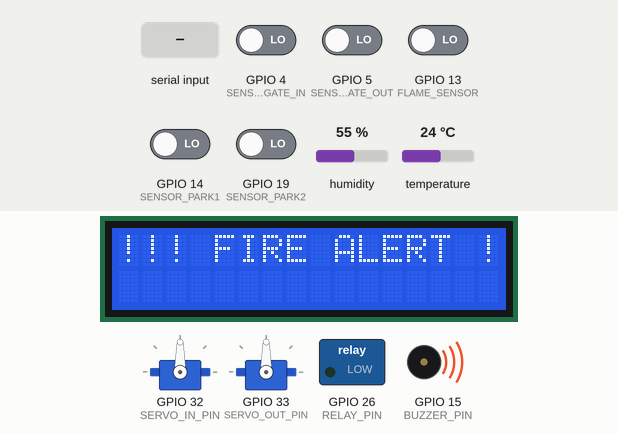
A sketch run on a simulated ESP32. Shown: 16×2 character LCD, 2 × servo, switched loads named in the sketch (green lamp = pin HIGH), buzzer (waves = sounding, pin HIGH). Inputs (shaded band) come from the test bench; at power-on: GPIO 4 (SENSOR_GATE_IN), GPIO 5 (SENSOR_GATE_OUT), GPIO 13 (FLAME_SENSOR), GPIO 14 (SENSOR_PARK1), GPIO 19 (SENSOR_PARK2) LOW, humidity 55 %, temperature 24 °C. WiFi joins after 1.5 s; servers stay silent unless stated; uploads are accepted with an empty reply; the local clock reads 2024-03-15 10:24:30 at power-on unless the sketch sets it; what the sketch prints to the serial monitor is not drawn.

Above: at 2.7 s.
2.8 s: GPIO 13 (FLAME_SENSOR) driven HIGH
At 3.2 s:
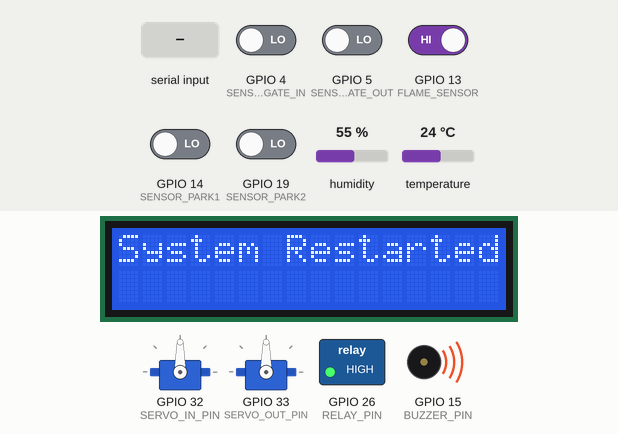
5.8 s: "OPEN_IN\n" received over Serial
At 7.4 s:
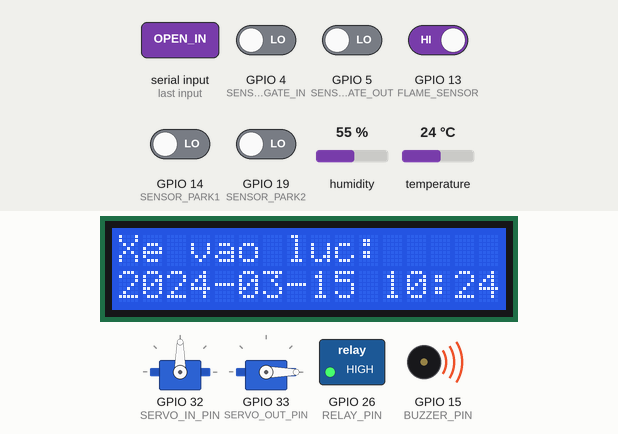
7.7 s: "OPEN_OUT\n" received over Serial
At 10.4 s:
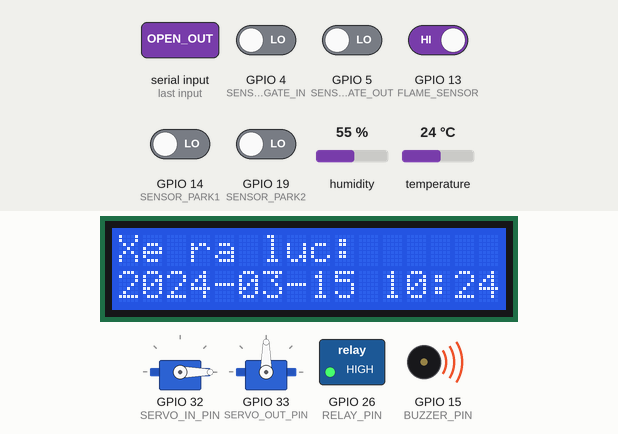
10.7 s: GPIO 14 (SENSOR_PARK1) driven HIGH
At 13.4 s:
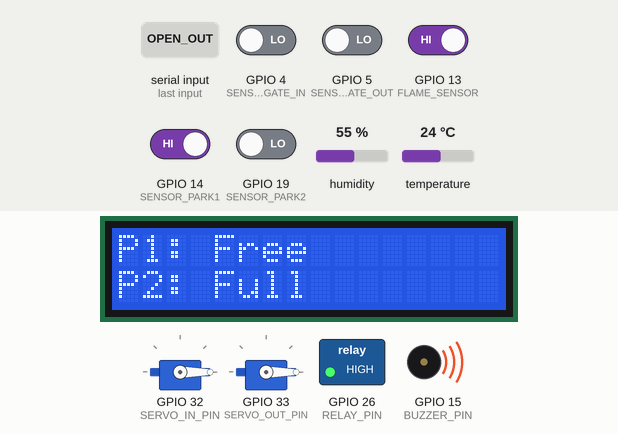
13.7 s: GPIO 19 (SENSOR_PARK2) driven HIGH
At 14.9 s:
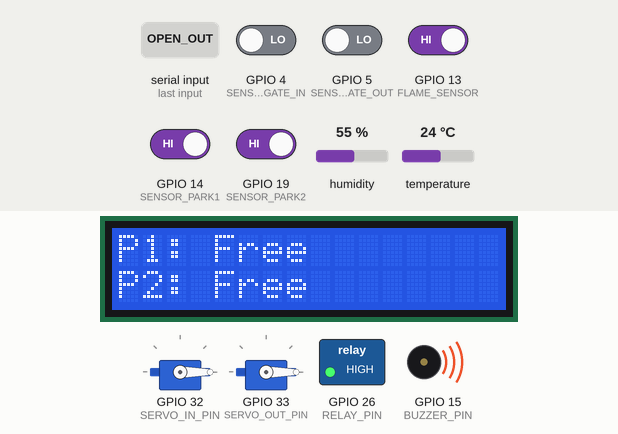
16.7 s: GPIO 14 (SENSOR_PARK1) driven LOW
At 18.5 s:
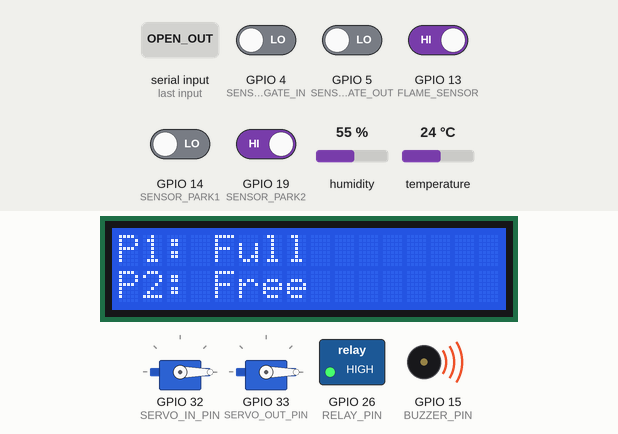
Timing chart, 0 to 20.0 s (numbered marks = the images above; inputs shaded):
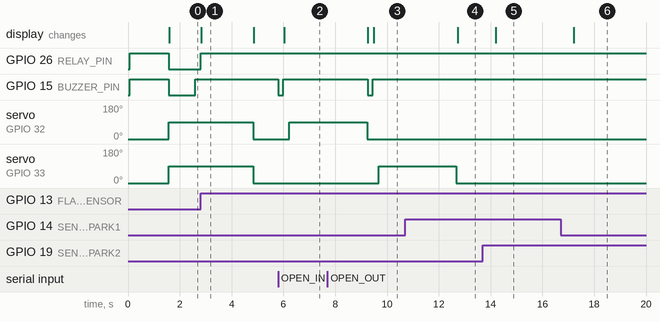

The sketch:

Esp32.ino
```cpp
#include <Wire.h>
#include <LiquidCrystal_I2C.h>
#include <DHT.h>
#include <ESP32Servo.h>
#include <WiFi.h>
#include <HTTPClient.h>
#include "time.h"

const char* ssid     = "TB 101";
const char* password = "8888@8888";
const char* serverUrl = "http://192.168.11.103:5000/api/log";

const char* ntpServer = "pool.ntp.org";
const long  gmtOffset_sec = 7 * 3600;
const int   daylightOffset_sec = 0;

#define SENSOR_GATE_IN   4
#define SENSOR_GATE_OUT  5
#define SENSOR_PARK1     14
#define SENSOR_PARK2     19
#define FLAME_SENSOR     13
#define RELAY_PIN        26
#define BUZZER_PIN       15
#define DHT_PIN          23
#define SERVO_IN_PIN     32
#define SERVO_OUT_PIN    33

#define DHTTYPE DHT11
DHT dht(DHT_PIN, DHTTYPE);

LiquidCrystal_I2C lcd(0x27, 16, 2);
Servo servoIn;
Servo servoOut;

unsigned long lastSensorUpdate = 0;
unsigned long lastTempUpdate = 0;
unsigned long flameStartTime = 0;
bool fireActive = false;

bool waitingForIn = false;
bool waitingForOut = false;

void sendData(String type, String timestamp, float temp = -1, float hum = -1);
void handleSerialCommand(String cmd);

void setup() {
  Serial.begin(115200);

  pinMode(SENSOR_GATE_IN, INPUT);
  pinMode(SENSOR_GATE_OUT, INPUT);
  pinMode(SENSOR_PARK1, INPUT);
  pinMode(SENSOR_PARK2, INPUT);
  pinMode(FLAME_SENSOR, INPUT);
  pinMode(RELAY_PIN, OUTPUT);
  pinMode(BUZZER_PIN, OUTPUT);

  lcd.init();
  lcd.backlight();
  lcd.setCursor(0, 0);
  lcd.print("Smart Parking");

  servoIn.attach(SERVO_IN_PIN);
  servoOut.attach(SERVO_OUT_PIN);
  servoIn.write(0);
  servoOut.write(0);

  dht.begin();
  digitalWrite(RELAY_PIN, HIGH);
  digitalWrite(BUZZER_PIN, HIGH);

  WiFi.begin(ssid, password);
  while (WiFi.status() != WL_CONNECTED) {
    delay(500);
    Serial.print(".");
  }
  Serial.println("\nWiFi connected");

  configTime(gmtOffset_sec, daylightOffset_sec, ntpServer);
}
unsigned long flameClearStartTime = 0;
void loop() {
  bool flameNow = digitalRead(FLAME_SENSOR) == LOW;

  if (flameNow) {
    flameClearStartTime = 0; // Reset thời gian không cháy
    if (!fireActive) {
      fireActive = true;
      fireStart();
    }
    fireLoop();
    return;
  } else if (fireActive) {
    // Nếu đang cháy nhưng cảm biến không còn LOW
    if (flameClearStartTime == 0) {
      flameClearStartTime = millis();  // Bắt đầu đếm thời gian không cháy
    } else if (millis() - flameClearStartTime > 3000) {
      fireEnd();  // Chỉ tắt báo cháy sau 3s không phát hiện lửa
    }
  }

  if (digitalRead(FLAME_SENSOR) == LOW) {
    if (!fireActive) {
      fireActive = true;
      fireStart();
    }
    fireLoop();
    return;
  } else if (fireActive) {
    fireEnd();
  }

  // Đọc lệnh từ Python
  if (Serial.available()) {
    String cmd = Serial.readStringUntil('\n');
    cmd.trim();
    handleSerialCommand(cmd);
  }

  if (millis() - lastSensorUpdate >= 500) {
    lastSensorUpdate = millis();

    // Kiểm tra sensor vào
if (digitalRead(SENSOR_GATE_IN) == LOW) {
  if (!waitingForIn) {
    waitingForIn = true;
    Serial.println("REQ_IN");
  }
} else {
  waitingForIn = false;  // Reset khi cảm biến không còn LOW
}

// Kiểm tra sensor ra
if (digitalRead(SENSOR_GATE_OUT) == LOW) {
  if (!waitingForOut) {
    waitingForOut = true;
    Serial.println("REQ_OUT");
  }
} else {
  waitingForOut = false;  // Reset khi cảm biến không còn LOW
}
    updateParkingStatus();
  }

  if (millis() - lastTempUpdate >= 5000) {
    lastTempUpdate = millis();
    float t = dht.readTemperature();
    float h = dht.readHumidity();
    int f = digitalRead(FLAME_SENSOR) == LOW ? 1 : 0;
    if (!isnan(t) && !isnan(h)) {
      Serial.printf("DHT:%.2f,%.2f,%d\n", t, h, f);  // gửi qua Serial
    }
  }
}

void handleSerialCommand(String cmd) {
  String timeNow = getCurrentTime();
  if (cmd == "OPEN_IN" && waitingForIn) {
    beep();
    lcd.clear();
    lcd.setCursor(0, 0);
    lcd.print("Xe vao luc:");
    lcd.setCursor(0, 1);
    lcd.print(timeNow);
    Serial.println("[VÀO] Xe vào lúc: " + timeNow);
    sendData("IN", timeNow);
    servoIn.write(90);
    delay(3000);
    servoIn.write(0);
    waitingForIn = false;
  }
  else if (cmd == "OPEN_OUT" && waitingForOut) {
    beep();
    lcd.clear();
    lcd.setCursor(0, 0);
    lcd.print("Xe ra luc:");
    lcd.setCursor(0, 1);
    lcd.print(timeNow);
    Serial.println("[RA] Xe ra lúc: " + timeNow);
    sendData("OUT", timeNow);
    servoOut.write(90);
    delay(3000);
    servoOut.write(0);
    waitingForOut = false;
  }
}

void sendData(String type, String timestamp, float temp, float hum) {
  if (WiFi.status() == WL_CONNECTED) {
    HTTPClient http;
    http.begin(serverUrl);
    http.addHeader("Content-Type", "application/json");

    String postData = "{";
    postData += "\"type\":\"" + type + "\",";
    postData += "\"timestamp\":\"" + timestamp + "\",";
    postData += "\"temperature\":" + String(temp) + ",";
    postData += "\"humidity\":" + String(hum) + ",";
    postData += "\"fire\":" + String(fireActive ? 1 : 0);
    postData += "}";

    int httpResponseCode = http.POST(postData);
    Serial.println("POST -> " + String(httpResponseCode));
    http.end();
  }
}

void updateParkingStatus() {
  bool p1 = digitalRead(SENSOR_PARK1) == LOW;
  bool p2 = digitalRead(SENSOR_PARK2) == LOW;
  lcd.clear();
  lcd.setCursor(0, 0);
  lcd.print("P1: ");
  lcd.print(p1 ? "Full" : "Free");
  lcd.setCursor(0, 1);
  lcd.print("P2: ");
  lcd.print(p2 ? "Full" : "Free");
}

void beep() {
  digitalWrite(BUZZER_PIN, LOW);
  delay(200);
  digitalWrite(BUZZER_PIN, HIGH);
}

void fireStart() {
  Serial.println("🔥 CẢNH BÁO CHÁY!");
  digitalWrite(BUZZER_PIN, LOW);
  digitalWrite(RELAY_PIN, LOW);
  servoIn.write(90);
  servoOut.write(90);
  lcd.clear();
  lcd.setCursor(0, 0);
  lcd.print("!!! FIRE ALERT !!!");
  flameStartTime = millis();
  sendData("FIRE", getCurrentTime());
}

void fireLoop() {
  if (millis() - flameStartTime > 1000) {
    digitalWrite(BUZZER_PIN, !digitalRead(BUZZER_PIN));
    flameStartTime = millis();
  }
}

void fireEnd() {
  Serial.println("✅ Cháy đã kết thúc.");
  digitalWrite(BUZZER_PIN, HIGH);
  digitalWrite(RELAY_PIN, HIGH);
  fireActive = false;
  lcd.clear();
  lcd.setCursor(0, 0);
  lcd.print("System Restarted");
  delay(2000);
  updateParkingStatus();
  servoIn.write(0);
  servoOut.write(0);
}

String getCurrentTime() {
  struct tm timeinfo;
  if (!getLocalTime(&timeinfo)) {
    return "No time";
  }
  char buf[30];
  strftime(buf, sizeof(buf), "%Y-%m-%d %H:%M:%S", &timeinfo);
  return String(buf);
}
```

Measured:
- after the input at 2.8 s, GPIO 26 (RELAY_PIN): LOW → HIGH at once; GPIO 15 (BUZZER_PIN): stays HIGH (without the input it goes to LOW after 0.80 s); servo on GPIO 32 (SERVO_IN_PIN), servo on GPIO 33 (SERVO_OUT_PIN): 90° → 0° after 2.0 s; the display: changes at once (image 1)
- after the input at 5.8 s, GPIO 15 (BUZZER_PIN): HIGH → LOW at once, → HIGH 0.20 s later; servo on GPIO 32 (SERVO_IN_PIN): 0° → 90° after 0.43 s; the display: changes after 0.23 s (image 2)
- after the input at 7.7 s, GPIO 15 (BUZZER_PIN): HIGH → LOW after 1.6 s, → HIGH 0.20 s later; servo on GPIO 33 (SERVO_OUT_PIN): 0° → 90° after 2.0 s; the display: first differs from a run without the input after 1.8 s (image 3)
- after the input at 10.7 s, the display: changes after 2.0 s (image 4)
- after the input at 13.7 s, the display: changes after 0.50 s (image 5)
- after the input at 16.7 s, the display: changes after 0.50 s (image 6)
- what the display in image 1 shows lasts 2.1 s, from 2.8 s to 4.9 s
